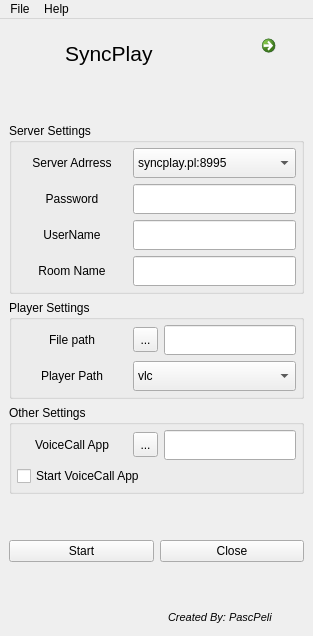
<?xml version="1.0" encoding="UTF-8"?>
<ui version="4.0">
 <class>MainWindow</class>
 <widget class="QMainWindow" name="MainWindow">
  <property name="geometry">
   <rect>
    <x>0</x>
    <y>0</y>
    <width>313</width>
    <height>636</height>
   </rect>
  </property>
  <property name="windowTitle">
   <string>SyncPlay GUI</string>
  </property>
  <property name="windowIcon">
   <iconset resource="icons/icons.qrc">
    <normaloff>:/icons/syncplay.png</normaloff>:/icons/syncplay.png</iconset>
  </property>
  <widget class="QWidget" name="centralwidget">
   <layout class="QGridLayout" name="gridLayout">
    <item row="0" column="0">
     <layout class="QVBoxLayout" name="verticalLayout_1">
      <item>
       <layout class="QHBoxLayout" name="horizontalLayout_1">
        <item>
         <widget class="QLabel" name="syncplay_version_label_2">
          <property name="minimumSize">
           <size>
            <width>50</width>
            <height>50</height>
           </size>
          </property>
          <property name="maximumSize">
           <size>
            <width>50</width>
            <height>50</height>
           </size>
          </property>
          <property name="text">
           <string/>
          </property>
          <property name="pixmap">
           <pixmap resource="icons/icons.qrc">:/icons/syncplay.png</pixmap>
          </property>
         </widget>
        </item>
        <item>
         <widget class="QLabel" name="syncplay_version_label">
          <property name="font">
           <font>
            <pointsize>16</pointsize>
            <italic>false</italic>
           </font>
          </property>
          <property name="text">
           <string>SyncPlay</string>
          </property>
         </widget>
        </item>
        <item>
         <widget class="QCommandLinkButton" name="commandLinkButton">
          <property name="maximumSize">
           <size>
            <width>50</width>
            <height>50</height>
           </size>
          </property>
          <property name="text">
           <string/>
          </property>
         </widget>
        </item>
       </layout>
      </item>
      <item>
       <spacer name="verticalSpacer_3">
        <property name="orientation">
         <enum>Qt::Vertical</enum>
        </property>
        <property name="sizeHint" stdset="0">
         <size>
          <width>20</width>
          <height>40</height>
         </size>
        </property>
       </spacer>
      </item>
      <item>
       <widget class="QGroupBox" name="serverSettings_groupBox">
        <property name="title">
         <string>Server Settings</string>
        </property>
        <layout class="QVBoxLayout" name="verticalLayout_4">
         <property name="leftMargin">
          <number>5</number>
         </property>
         <property name="topMargin">
          <number>5</number>
         </property>
         <property name="rightMargin">
          <number>5</number>
         </property>
         <property name="bottomMargin">
          <number>5</number>
         </property>
         <item>
          <layout class="QHBoxLayout" name="horizontalLayout_7">
           <item>
            <widget class="QLabel" name="server_label">
             <property name="minimumSize">
              <size>
               <width>110</width>
               <height>22</height>
              </size>
             </property>
             <property name="maximumSize">
              <size>
               <width>110</width>
               <height>30</height>
              </size>
             </property>
             <property name="text">
              <string>Server Adrress</string>
             </property>
             <property name="alignment">
              <set>Qt::AlignCenter</set>
             </property>
            </widget>
           </item>
           <item>
            <widget class="QComboBox" name="server_comboBox">
             <property name="minimumSize">
              <size>
               <width>120</width>
               <height>30</height>
              </size>
             </property>
             <item>
              <property name="text">
               <string>syncplay.pl:8995</string>
              </property>
             </item>
             <item>
              <property name="text">
               <string>syncplay.pl:8996</string>
              </property>
             </item>
             <item>
              <property name="text">
               <string>syncplay.pl:8997</string>
              </property>
             </item>
             <item>
              <property name="text">
               <string>syncplay.pl:8998</string>
              </property>
             </item>
             <item>
              <property name="text">
               <string>syncplay.pl:8999
</string>
              </property>
             </item>
            </widget>
           </item>
          </layout>
         </item>
         <item>
          <layout class="QHBoxLayout" name="horizontalLayout_8">
           <item>
            <widget class="QLabel" name="password_label">
             <property name="minimumSize">
              <size>
               <width>110</width>
               <height>22</height>
              </size>
             </property>
             <property name="maximumSize">
              <size>
               <width>110</width>
               <height>30</height>
              </size>
             </property>
             <property name="text">
              <string>Password</string>
             </property>
             <property name="alignment">
              <set>Qt::AlignCenter</set>
             </property>
            </widget>
           </item>
           <item>
            <widget class="QLineEdit" name="password_lineEdit">
             <property name="minimumSize">
              <size>
               <width>120</width>
               <height>30</height>
              </size>
             </property>
             <property name="maximumSize">
              <size>
               <width>16777215</width>
               <height>30</height>
              </size>
             </property>
            </widget>
           </item>
          </layout>
         </item>
         <item>
          <layout class="QHBoxLayout" name="horizontalLayout_9">
           <item>
            <widget class="QLabel" name="username_label">
             <property name="minimumSize">
              <size>
               <width>110</width>
               <height>22</height>
              </size>
             </property>
             <property name="maximumSize">
              <size>
               <width>110</width>
               <height>30</height>
              </size>
             </property>
             <property name="text">
              <string>UserName</string>
             </property>
             <property name="alignment">
              <set>Qt::AlignCenter</set>
             </property>
            </widget>
           </item>
           <item>
            <widget class="QLineEdit" name="username_lineEdit">
             <property name="minimumSize">
              <size>
               <width>120</width>
               <height>30</height>
              </size>
             </property>
             <property name="maximumSize">
              <size>
               <width>16777215</width>
               <height>30</height>
              </size>
             </property>
            </widget>
           </item>
          </layout>
         </item>
         <item>
          <layout class="QHBoxLayout" name="horizontalLayout_16">
           <item>
            <widget class="QLabel" name="room_name_label">
             <property name="minimumSize">
              <size>
               <width>110</width>
               <height>22</height>
              </size>
             </property>
             <property name="maximumSize">
              <size>
               <width>110</width>
               <height>30</height>
              </size>
             </property>
             <property name="text">
              <string>Room Name</string>
             </property>
             <property name="alignment">
              <set>Qt::AlignCenter</set>
             </property>
            </widget>
           </item>
           <item>
            <widget class="QLineEdit" name="room_name_lineEdit">
             <property name="minimumSize">
              <size>
               <width>120</width>
               <height>30</height>
              </size>
             </property>
             <property name="maximumSize">
              <size>
               <width>16777215</width>
               <height>30</height>
              </size>
             </property>
            </widget>
           </item>
          </layout>
         </item>
        </layout>
       </widget>
      </item>
      <item>
       <widget class="QGroupBox" name="playerSettings_groupBox">
        <property name="title">
         <string>Player Settings</string>
        </property>
        <layout class="QVBoxLayout" name="verticalLayout_3">
         <property name="leftMargin">
          <number>5</number>
         </property>
         <property name="topMargin">
          <number>5</number>
         </property>
         <property name="rightMargin">
          <number>5</number>
         </property>
         <property name="bottomMargin">
          <number>5</number>
         </property>
         <item>
          <layout class="QHBoxLayout" name="horizontalLayout_6">
           <item>
            <widget class="QLabel" name="file_path_label">
             <property name="minimumSize">
              <size>
               <width>110</width>
               <height>22</height>
              </size>
             </property>
             <property name="maximumSize">
              <size>
               <width>110</width>
               <height>30</height>
              </size>
             </property>
             <property name="text">
              <string>File path</string>
             </property>
             <property name="alignment">
              <set>Qt::AlignCenter</set>
             </property>
            </widget>
           </item>
           <item>
            <widget class="QToolButton" name="file_path_toolButton">
             <property name="minimumSize">
              <size>
               <width>25</width>
               <height>25</height>
              </size>
             </property>
             <property name="maximumSize">
              <size>
               <width>25</width>
               <height>25</height>
              </size>
             </property>
             <property name="text">
              <string>...</string>
             </property>
            </widget>
           </item>
           <item>
            <widget class="QLineEdit" name="file_path_lineEdit">
             <property name="minimumSize">
              <size>
               <width>120</width>
               <height>30</height>
              </size>
             </property>
             <property name="maximumSize">
              <size>
               <width>16777215</width>
               <height>30</height>
              </size>
             </property>
            </widget>
           </item>
          </layout>
         </item>
         <item>
          <layout class="QHBoxLayout" name="horizontalLayout_5">
           <item>
            <widget class="QLabel" name="player_path_label">
             <property name="minimumSize">
              <size>
               <width>110</width>
               <height>22</height>
              </size>
             </property>
             <property name="maximumSize">
              <size>
               <width>110</width>
               <height>30</height>
              </size>
             </property>
             <property name="text">
              <string>Player Path</string>
             </property>
             <property name="alignment">
              <set>Qt::AlignCenter</set>
             </property>
            </widget>
           </item>
           <item>
            <widget class="QComboBox" name="player_comboBox">
             <property name="minimumSize">
              <size>
               <width>120</width>
               <height>30</height>
              </size>
             </property>
             <property name="maxVisibleItems">
              <number>13</number>
             </property>
             <item>
              <property name="text">
               <string>vlc</string>
              </property>
             </item>
             <item>
              <property name="text">
               <string>mpv</string>
              </property>
             </item>
             <item>
              <property name="text">
               <string>mpc-hc</string>
              </property>
             </item>
             <item>
              <property name="text">
               <string>mpc-be</string>
              </property>
             </item>
             <item>
              <property name="text">
               <string>mplayer2</string>
              </property>
             </item>
            </widget>
           </item>
          </layout>
         </item>
        </layout>
       </widget>
      </item>
      <item>
       <widget class="QGroupBox" name="otherSettings_groupBox">
        <property name="title">
         <string>Other Settings</string>
        </property>
        <layout class="QVBoxLayout" name="verticalLayout_2">
         <property name="leftMargin">
          <number>5</number>
         </property>
         <property name="topMargin">
          <number>5</number>
         </property>
         <property name="rightMargin">
          <number>5</number>
         </property>
         <property name="bottomMargin">
          <number>5</number>
         </property>
         <item>
          <layout class="QHBoxLayout" name="horizontalLayout_4">
           <item>
            <widget class="QLabel" name="voicecall_app_label">
             <property name="minimumSize">
              <size>
               <width>110</width>
               <height>22</height>
              </size>
             </property>
             <property name="maximumSize">
              <size>
               <width>110</width>
               <height>30</height>
              </size>
             </property>
             <property name="text">
              <string>VoiceCall App</string>
             </property>
             <property name="alignment">
              <set>Qt::AlignCenter</set>
             </property>
            </widget>
           </item>
           <item>
            <widget class="QToolButton" name="voicecall_app_which_toolButton">
             <property name="minimumSize">
              <size>
               <width>25</width>
               <height>25</height>
              </size>
             </property>
             <property name="maximumSize">
              <size>
               <width>25</width>
               <height>25</height>
              </size>
             </property>
             <property name="text">
              <string>...</string>
             </property>
             <property name="icon">
              <iconset resource="icons/icons.qrc">
               <normaloff>:/icons/search_dual.png</normaloff>:/icons/search_dual.png</iconset>
             </property>
            </widget>
           </item>
           <item>
            <widget class="QLineEdit" name="voicecall_app_lineEdit">
             <property name="minimumSize">
              <size>
               <width>120</width>
               <height>30</height>
              </size>
             </property>
             <property name="maximumSize">
              <size>
               <width>16777215</width>
               <height>30</height>
              </size>
             </property>
            </widget>
           </item>
          </layout>
         </item>
         <item>
          <widget class="QCheckBox" name="voicecall_app_checkBox">
           <property name="text">
            <string>Start VoiceCall App</string>
           </property>
          </widget>
         </item>
        </layout>
       </widget>
      </item>
      <item>
       <spacer name="verticalSpacer_1">
        <property name="orientation">
         <enum>Qt::Vertical</enum>
        </property>
        <property name="sizeHint" stdset="0">
         <size>
          <width>20</width>
          <height>40</height>
         </size>
        </property>
       </spacer>
      </item>
      <item>
       <layout class="QHBoxLayout" name="horizontalLayout_2">
        <item>
         <widget class="QPushButton" name="start_pushButton">
          <property name="text">
           <string>Start</string>
          </property>
         </widget>
        </item>
        <item>
         <widget class="QPushButton" name="close_pushButton">
          <property name="text">
           <string>Close</string>
          </property>
         </widget>
        </item>
       </layout>
      </item>
      <item>
       <spacer name="verticalSpacer_2">
        <property name="orientation">
         <enum>Qt::Vertical</enum>
        </property>
        <property name="sizeHint" stdset="0">
         <size>
          <width>20</width>
          <height>40</height>
         </size>
        </property>
       </spacer>
      </item>
      <item>
       <layout class="QHBoxLayout" name="horizontalLayout_3">
        <item>
         <spacer name="horizontalSpacer">
          <property name="orientation">
           <enum>Qt::Horizontal</enum>
          </property>
          <property name="sizeHint" stdset="0">
           <size>
            <width>40</width>
            <height>20</height>
           </size>
          </property>
         </spacer>
        </item>
        <item>
         <widget class="QLabel" name="syncplay_version_label_5">
          <property name="minimumSize">
           <size>
            <width>110</width>
            <height>20</height>
           </size>
          </property>
          <property name="maximumSize">
           <size>
            <width>110</width>
            <height>20</height>
           </size>
          </property>
          <property name="font">
           <font>
            <pointsize>8</pointsize>
            <italic>true</italic>
           </font>
          </property>
          <property name="text">
           <string>Created By: PascPeli </string>
          </property>
         </widget>
        </item>
        <item>
         <widget class="QLabel" name="syncplay_version_label_4">
          <property name="minimumSize">
           <size>
            <width>20</width>
            <height>20</height>
           </size>
          </property>
          <property name="maximumSize">
           <size>
            <width>20</width>
            <height>20</height>
           </size>
          </property>
          <property name="text">
           <string/>
          </property>
          <property name="pixmap">
           <pixmap resource="icons/icons.qrc">:/icons/PP_trans.ico</pixmap>
          </property>
         </widget>
        </item>
       </layout>
      </item>
     </layout>
    </item>
   </layout>
  </widget>
  <widget class="QMenuBar" name="menubar">
   <property name="geometry">
    <rect>
     <x>0</x>
     <y>0</y>
     <width>313</width>
     <height>28</height>
    </rect>
   </property>
   <widget class="QMenu" name="menuUpdate">
    <property name="title">
     <string>File</string>
    </property>
    <addaction name="actionSave_Configuration"/>
    <addaction name="actionLoad_Configuration"/>
   </widget>
   <widget class="QMenu" name="menuAbout">
    <property name="title">
     <string>Help</string>
    </property>
    <addaction name="actionAbout"/>
   </widget>
   <addaction name="menuUpdate"/>
   <addaction name="menuAbout"/>
  </widget>
  <action name="actionAbout">
   <property name="text">
    <string>About</string>
   </property>
  </action>
  <action name="actionSave_Configuration">
   <property name="text">
    <string>Save Configuration</string>
   </property>
  </action>
  <action name="actionLoad_Configuration">
   <property name="text">
    <string>Load Configuration</string>
   </property>
  </action>
 </widget>
 <resources>
  <include location="icons/icons.qrc"/>
  <include location="icons.qrc"/>
 </resources>
 <connections/>
</ui>
